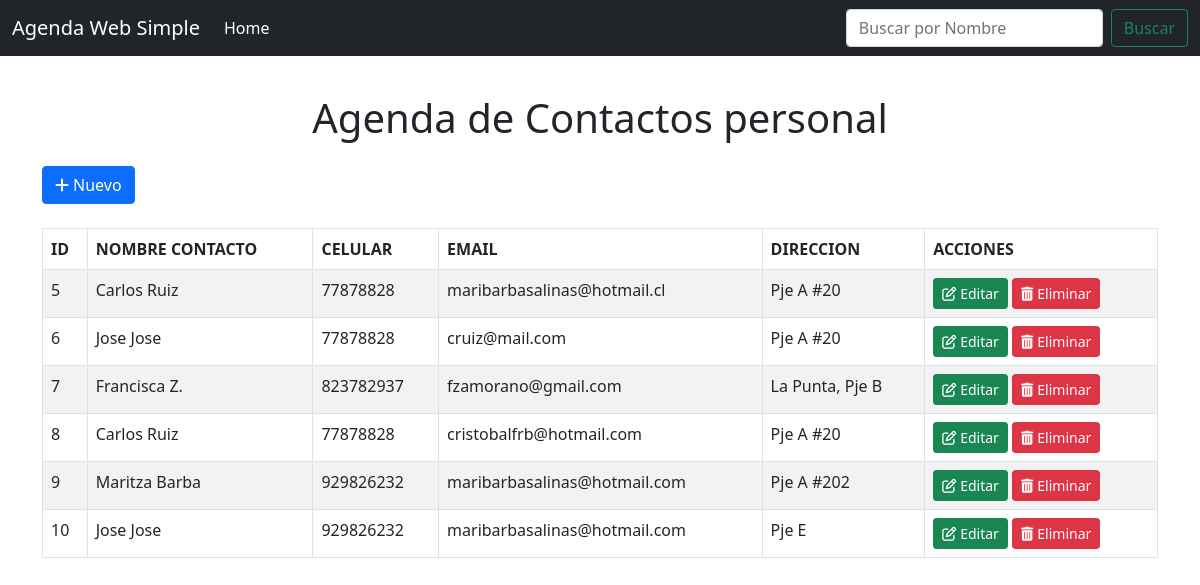
The page / on the database its author committed.
### tables this page shows
CREATE TABLE `personas` (
  `id` int(11) NOT NULL,
  `nombre` varchar(100) NOT NULL,
  `telefono` varchar(15) NOT NULL,
  `correo` varchar(100) NOT NULL,
  `direccion` text NOT NULL
);

### index.php (the view, shortened to what this page needs)
<?php
$valor = (!empty(isset($_GET['q'])) ) ? $_GET['q'] : "";
?>
<!doctype html>
<html lang="es">
<head>
    <link href="./styles.css" rel="stylesheet">
    <link href="bootstrap/css/bootstrap.min.css" rel="stylesheet">
</head>
<body>
    <nav class="navbar navbar-expand-md navbar-dark fixed-top bg-dark">
        <div class="container-fluid">
            <a class="navbar-brand" href="./">Agenda Web Simple</a>
            <div class="collapse navbar-collapse" id="navbarCollapse">
                <ul class="navbar-nav me-auto mb-2 mb-md-0">
                    <li class="nav-item">
                        <a class="nav-link active" aria-current="page" href="./index.php">Home</a>
                    </li>
                </ul>
                <form class="d-flex" method="GET" action="./index.php">
                    <input class="form-control me-2" type="search" name="q" placeholder="Buscar por Nombre" aria-label="Search">
                    <button class="btn btn-outline-success" type="submit">Buscar</button>
                </form>
            </div>
        </div>
    </nav>
    <div class="container mt-4">
        <h1 class="page-header text-center">
            Agenda de Contactos personal
        </h1>
        <div class="row mt-4">
            <div class="col-sm-12">
                <button type="button" id="btnNuevo" class="btn btn-primary" data-bs-toggle="modal" data-bs-target="#addModal"><span class="fa fa-plus me-1"></span>Nuevo</button>
            </div>
        </div>
        <table id="tabla_contactos" class="mt-4 table table-bordered table-striped">
            <thead>
                <th>ID</th>
                <th>NOMBRE CONTACTO</th>
                <th>CELULAR</th>
                <th>EMAIL</th>
                <th>DIRECCION</th>
                <th>ACCIONES</th>
            </thead>
            <tbody>
                <?php
                $database = new ConectarBD();
                $db = $database->open();
                try {
                    $sql = ($valor == "") ? "SELECT * FROM personas" : "SELECT * FROM personas WHERE nombre COLLATE UTF8_GENERAL_CI LIKE '%$valor%'";
                    foreach ($db->query($sql) as $row) {
                ?>
                        <tr>
                            <td><?php echo $row['id'] ?></td>
                            <td><?php echo $row['nombre'] ?></td>
                            <td><?php echo $row['telefono'] ?></td>
                            <td><?php echo $row['correo'] ?></td>
                            <td><?php echo $row['direccion'] ?></td>
                            <td nowrap>
                                <button type="button" id="edit:<?php echo $row['id']; ?>" class="btn btn-success btn-sm" data-bs-toggle="modal" data-bs-target="#addModal">
                                    <span class="fa fa-edit me-1"></span>Editar
                                </button>
                                <a href="./eliminar.php?id=<?php echo $row['id']; ?>" class="btn btn-danger btn-sm"><span class="fa fa-trash me-1"></span>Eliminar</a>
                            </td>
                        </tr>
                <?php
                    }
                } catch (PDOException $e) {
                    echo "Existe problema en la conexion: " . $e->getMessage();
                }
                ?>
            </tbody>
        </table>
    </div>
</body>
</html>

### styles.css (style rules this page uses)
body { padding-top: 70px; }

### rows shown on the page
personas: id "5", nombre "Carlos Ruiz", telefono "77878828", correo "maribarbasalinas@hotmail.cl", direccion "Pje A #20"
personas: id "6", nombre "Jose Jose", telefono "77878828", correo "cruiz@mail.com", direccion "Pje A #20"
personas: id "7", nombre "Francisca Z.", telefono "823782937", correo "fzamorano@gmail.com", direccion "La Punta, Pje B"
personas: id "8", nombre "Carlos Ruiz", telefono "77878828", correo "cristobalfrb@hotmail.com", direccion "Pje A #20"
personas: id "9", nombre "Maritza Barba", telefono "929826232", correo "maribarbasalinas@hotmail.com", direccion "Pje A #202"
personas: id "10", nombre "Jose Jose", telefono "929826232", correo "maribarbasalinas@hotmail.com", direccion "Pje E"
